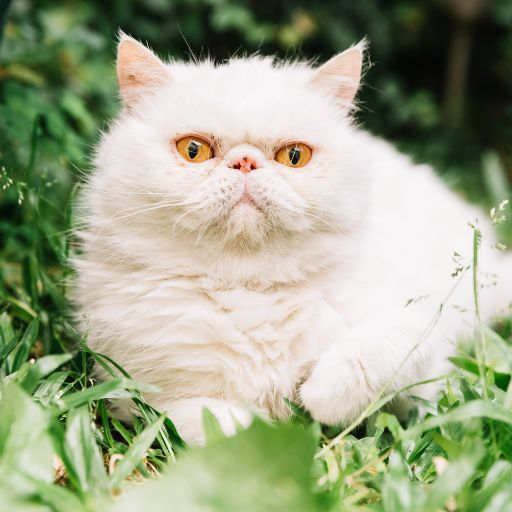
#> input picture playing-with-different-function-20-feb/cat.jpg, 512 x 512 px
$ python play_image.py
#> lines starting #> are read from the running program, lines starting #| are printed output that depends on the picture
# Import NumPy for numerical operations.
import numpy as np
# Import Matplotlib for displaying images.
import matplotlib.pyplot as plt
# Import OpenCV for image processing.
import cv2
 # Import Imutils for easy image transformations.
import imutils


img = cv2.imread("cat.jpg")  # Load the image.
#> img is the input picture: shape (512, 512, 3); mean B, G, R 138.3, 166.2, 158.8
cv2.imshow("image", img)  # Display the original image.
cv2.waitKey(0)  # Wait for a key press.
cv2.destroyAllWindows()  # Close all windows.


#2.displaying the image using ploting
plt.imshow(img)
plt.waitforbuttonpress()
plt.close('all')

#----------------------------------------------------------------------------------

#3.Rotating the image clockwise
image=cv2.rotate(img,cv2.ROTATE_90_CLOCKWISE)
cv2.imshow("image",image)
cv2.waitKey(0)
cv2.destroyAllWindows()

#----------------------------------------------------------------------------------

#4.Rotating the image counterclockwise
image=cv2.rotate(img,cv2.ROTATE_90_COUNTERCLOCKWISE) #270DEG
cv2.imshow("image",image)
cv2.waitKey(0)
cv2.destroyAllWindows()
#----------------------------------------------------------------------------------

#5.resizing the image nothing but zooming the image
width=400
height=200
re_image=cv2.resize(img,(width,height))
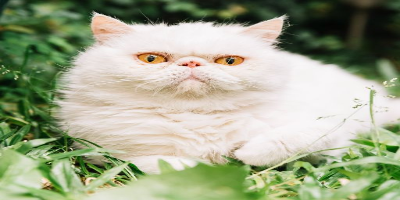
#> re_image: shape (200, 400, 3); mean B, G, R 138.2, 166.1, 158.7
cv2.imwrite('re_iamge.jpg',re_image)
cv2.imshow("re-image",re_image)
cv2.waitKey(0)
cv2.destroyAllWindows()

#----------------------------------------------------------------------------------

#6.translation of the image
M=np.float32([[1,0,100],[0,1,50]])
width=img.shape[1]
#> width = 512
height=img.shape[0]
#> height = 512
dst=cv2.warpAffine(img,M,(width,height))
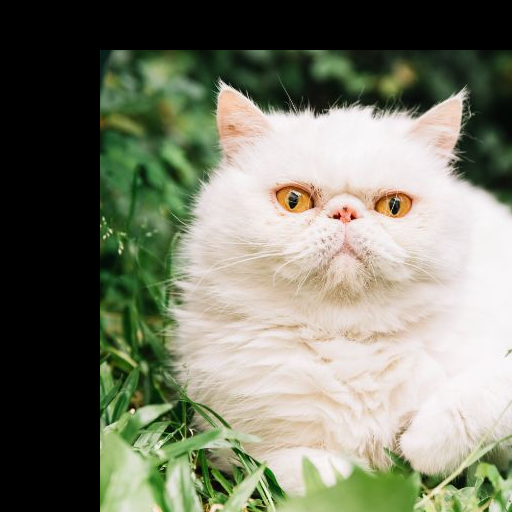
#> dst: shape (512, 512, 3); mean B, G, R 105.3, 123.2, 119.9
cv2.imshow("image",dst)
cv2.waitKey(0)
cv2.destroyAllWindows()

#----------------------------------------------------------------------------------

#7.scaling the image increasing and decreasing
half = cv2.resize(img, (0, 0), fx = 0.1, fy = 0.1)
bigger = cv2.resize(img, (1050, 1610))
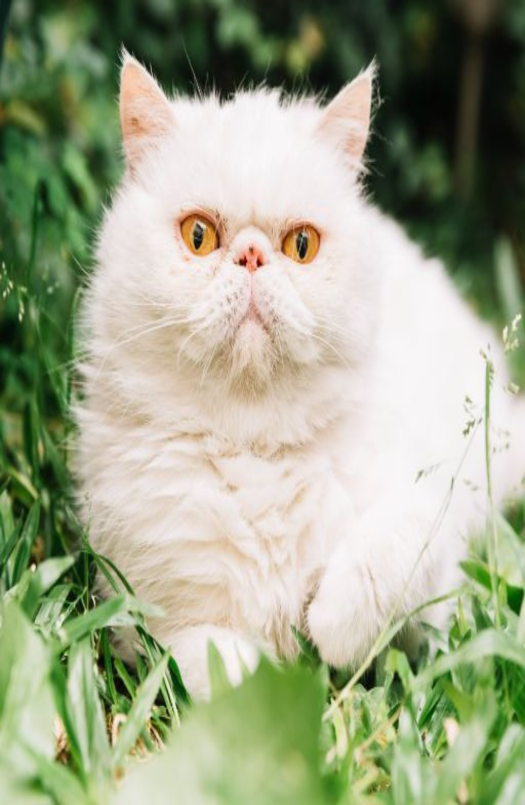
#> bigger: shape (1610, 1050, 3) (shown at 1/2 size); mean B, G, R 138.2, 166.1, 158.7

stretch_near = cv2.resize(img, (780, 540),
               interpolation = cv2.INTER_LINEAR)
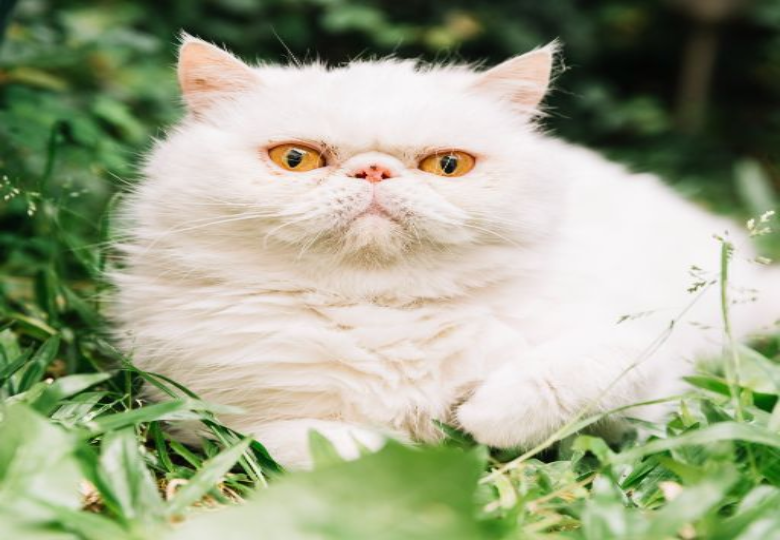
#> stretch_near: shape (540, 780, 3); mean B, G, R 138.2, 166.1, 158.7


Titles =["Original", "Half", "Bigger", "Interpolation Nearest"]
images =[img, half, bigger, stretch_near]
count = 4

for i in range(count):
    plt.subplot(2, 2, i + 1)
    plt.title(Titles[i])
    plt.imshow(images[i])

plt.show()
#> figure, not shown here; B, G, R data is drawn as R, G, B

#----------------------------------------------------------------------------------

#8.croping the image
print(type(img))
#| <class 'numpy.ndarray'>
# Shape of the image
print("Shape of the image", img.shape)
#| Shape of the image (512, 512, 3)
# [rows, columns]
crop = img[50:180, 100:300]
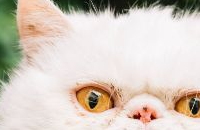
#> crop: shape (130, 200, 3); mean B, G, R 191.8, 202.6, 213.7
cv2.imshow('original', img)
cv2.imshow('cropped', crop)
cv2.waitKey(0)
cv2.destroyAllWindows()

#----------------------------------------------------------------------------------

#9.brightness and contrast the image
# define the a and b to control the contrast and brightness
a = 1.5 # Contrast control
b = 10 # Brightness control

# call convertScaleAbs function
adjusted = cv2.convertScaleAbs(img, alpha=a, beta=b)
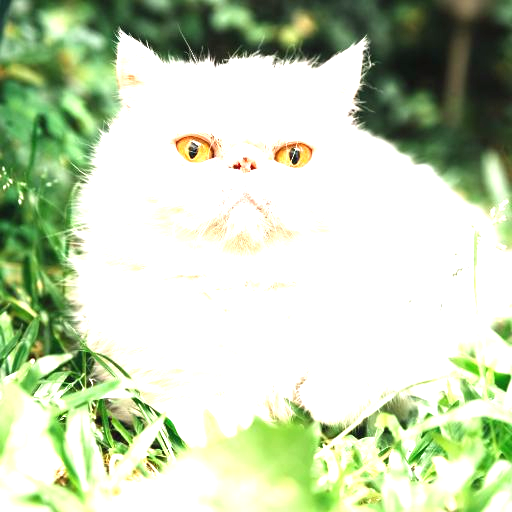
#> adjusted: shape (512, 512, 3); mean B, G, R 181.2, 211.2, 196.6

# display the output image
cv2.imshow('adjusted', adjusted)
cv2.waitKey()
cv2.destroyAllWindows()

#----------------------------------------------------------------------------------

##10.bluring the image using different methods
blurImg = cv2.blur(img,(10,10))
cv2.imshow('blurred image',blurImg)
cv2.waitKey(0)
cv2.destroyAllWindows()

# Averaging .this can also change the kernel size
avging = cv2.blur(img,(10,10))
cv2.imshow('Averaging',avging)
cv2.waitKey(0)

# Gaussian Blurring
gausBlur = cv2.GaussianBlur(img, (5,5),0)
cv2.imshow('Gaussian Blurring', gausBlur)
cv2.waitKey(0)

# Median blurring
medBlur = cv2.medianBlur(img,5)
cv2.imshow('Media Blurring', medBlur)
cv2.waitKey(0)

# Bilateral Filtering
bilFilter = cv2.bilateralFilter(img,9,75,75)
cv2.imshow('Bilateral Filtering', bilFilter)
cv2.waitKey(0)
cv2.destroyAllWindows()

#----------------------------------------------------------------------------------

#11.spliting the image using color
b,g,r = cv2.split(img)
#display the original image:
cv2.imshow("Original Image",img)
# Displaying Blue channel image
# Blue colour is highlighted the most
cv2.imshow("Model Blue Image", b)

# Displaying Green channel image
# Green colour is highlighted the most
cv2.imshow("Model Green Image", g)

# Displaying Red channel image
# Red colour is highlighted the most
cv2.imshow("Model Red Image", r)
cv2.waitKey(0)

#----------------------------------------------------------------------------------
#Mereging the image
image_merge = cv2.merge([r, g, b])
cv2.imshow("RGB_Image", image_merge)
cv2.waitKey(0)

#----------------------------------------------------------------------------------

#12.Resizing the image by using the resize function in OpenCv library. width and height are given as 400 and 200 respectively.
width=400
height=200
re_image=cv2.resize(img,(width,height))
cv2.imwrite('re_iamge.jpg',re_image)
cv2.imshow("re-image",re_image)
cv2.waitKey(0)
cv2.destroyAllWindows()

#----------------------------------------------------------------------------------

#13.Translating the image by using the warpAffine function in OpenCv library.
#Moving the image by 100 pixels in x direction and 50 pixels in y direction.
M=np.float32([[1,0,100],[0,1,50]])

#The command img.shape is used to get the width and height of the image.
width=img.shape[1]
height=img.shape[0]

#The warpAffine function is used to move the image by the given pixels.
dst=cv2.warpAffine(img,M,(width,height))
cv2.imshow("image",dst)
cv2.waitKey(0)
cv2.destroyAllWindows()

# To convert the image to Matrix ,Here OpenCV loads images as NumPy arrays by default
matrix = np.array(img)
# Print the matrix and Displaying the image shape.
print("Image as a matrix:\n", matrix)
#> (printed output is left out)
print("Matrix shape (Height, Width, Channels):", matrix.shape)
#| Matrix shape (Height, Width, Channels): (512, 512, 3)
#----------------------------------------------------------------------------------

#14.To convert the image to a grayscale image, we can use the cvtColor function in OpenCV.
gray_img = cv2.cvtColor(img, cv2.COLOR_BGR2GRAY)  # Convert to grayscale
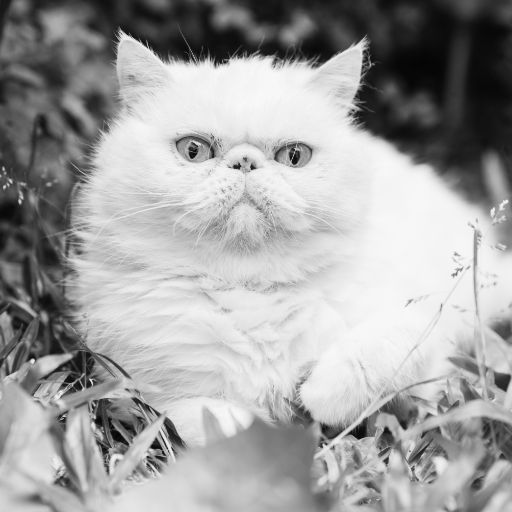
#> gray_img: shape (512, 512); min 1, max 253, mean 160.8
print("Grayscale Matrix:\n", gray_img)  # Print matrix values
#> (printed output is left out)
print("Grayscale Shape:", gray_img.shape)  # Check matrix shape
#| Grayscale Shape: (512, 512)
cv2.imshow("Grayscale Image", gray_img)  # Display image
cv2.waitKey(0)
cv2.destroyAllWindows()

#----------------------------------------------------------------------------------

#15.extracting the blue,green and red channels from the image.

blue_channel = img[:, :, 0]  # Extract blue channel
green_channel = img[:, :, 1]  # Extract green channel
red_channel = img[:, :, 2]  # Extract red channel
cv2.imshow("Blue Channel", blue_channel)
cv2.waitKey(0)
cv2.destroyAllWindows()

import cv2.mat_wrapper
import numpy as np
import matplotlib.pyplot as plt
import cv2

#----------------------------------------------------------------------------------
